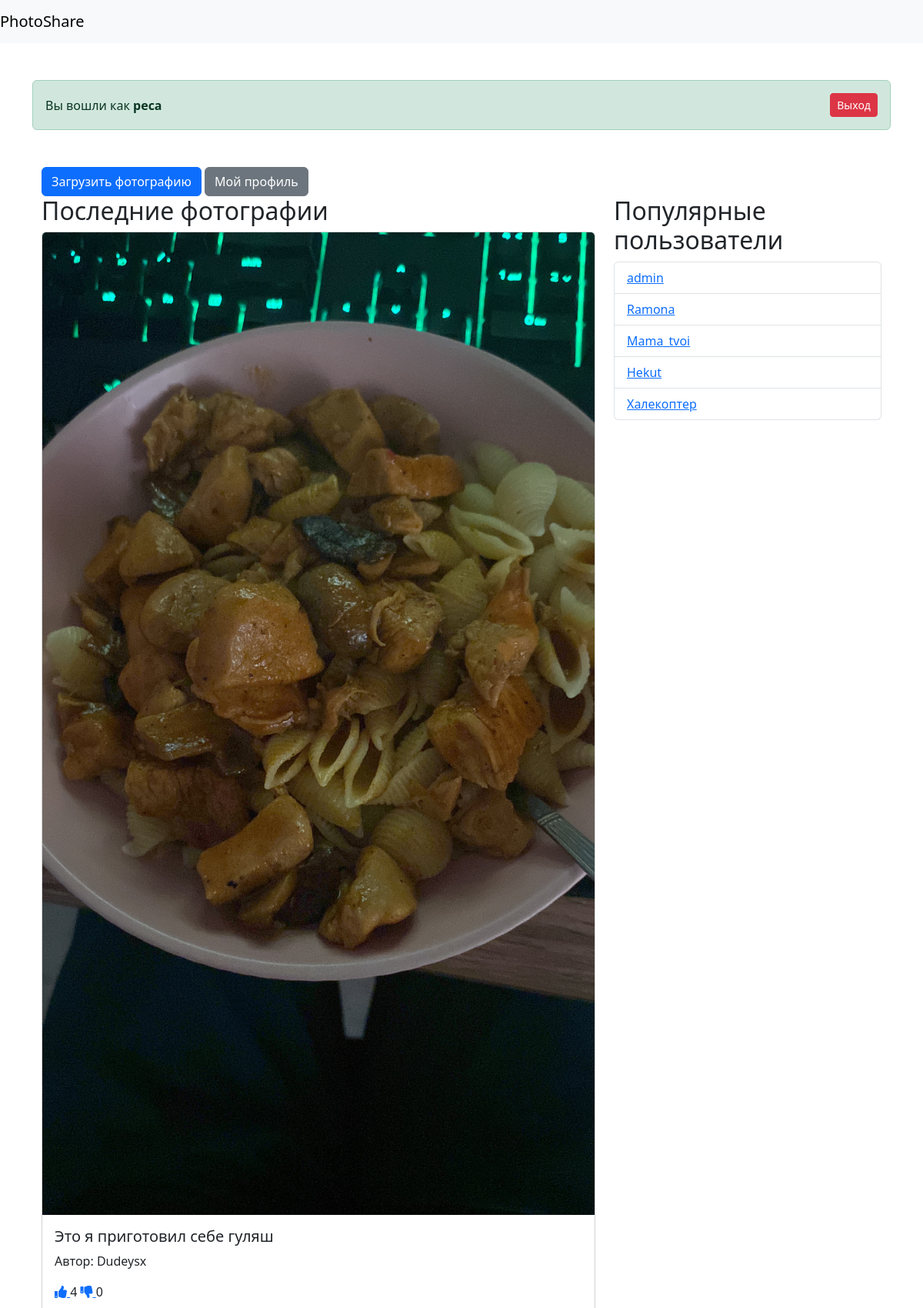
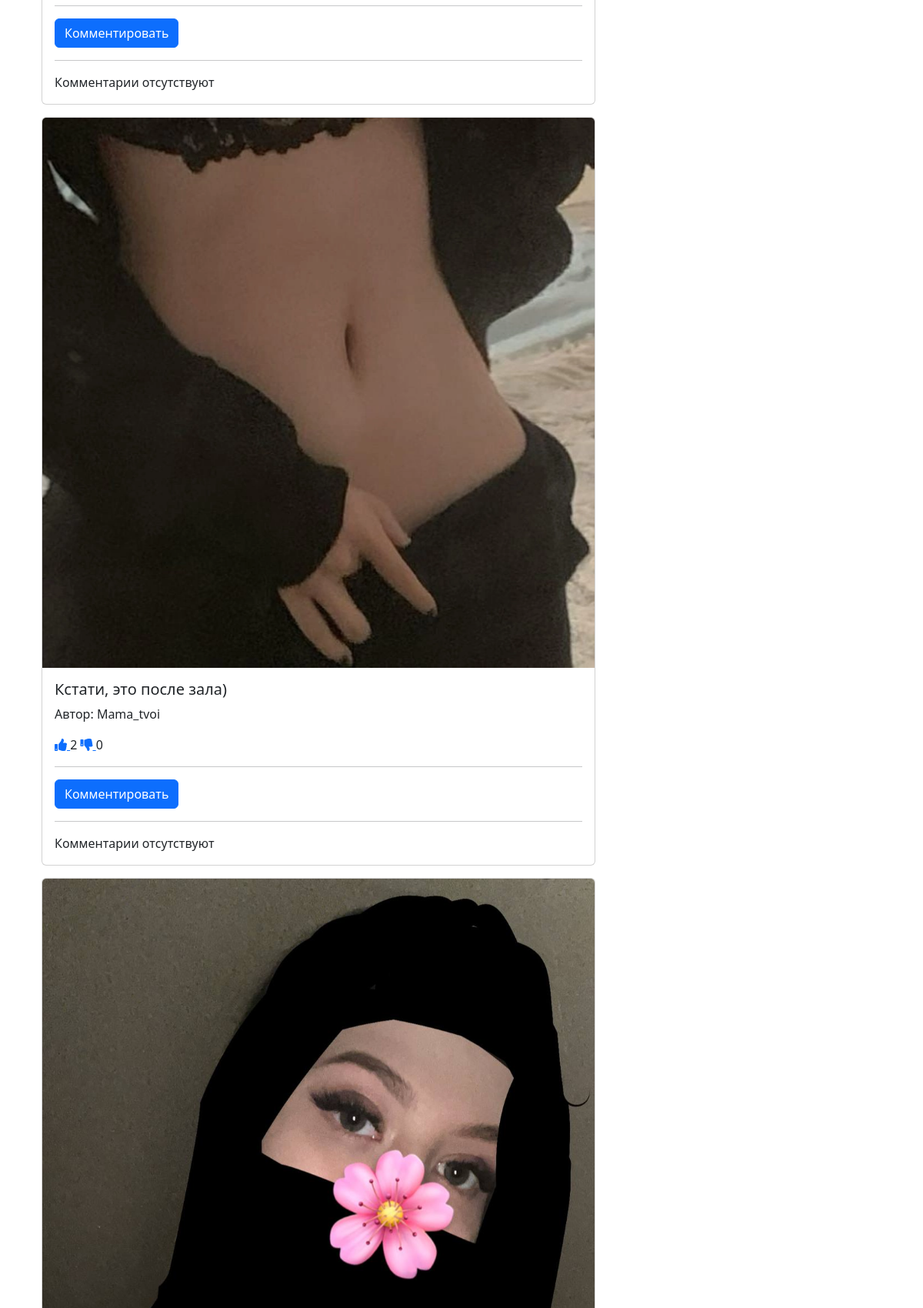
Screenshot of / (signed in, upper part) with the database file from the repository (2 pictures, top to bottom).
### Yks/models.py (models this page shows)
class Photo(models.Model):
    user = models.ForeignKey(User, on_delete=models.CASCADE)
    image = models.ImageField(upload_to='photos/')
    description = models.TextField()
    likes = models.ManyToManyField(User, related_name='liked_photo', blank=True)
    dislikes = models.ManyToManyField(User, related_name='disliked_photo', blank=True)
    created_at = models.DateTimeField(auto_now_add=True)

class UserProfile(models.Model):
    user = models.OneToOneField(User, on_delete=models.CASCADE)
    avatar = models.ImageField(upload_to='avatars/')
    bio = models.TextField(blank=True, null=True)

### Yks/views.py (the view)
# urls.py: 2. Add a URL to urlpatterns:  path('', views.home, name='home')
def home(request):
    latest_photos = Photo.objects.annotate(num_likes=Count('likes'), num_dislikes=Count('dislikes')).order_by(
        '-created_at')
    popular_users = UserProfile.objects.annotate(num_likes=Count('user__photo__likes')).order_by('-num_likes')[:5]
    return render(request, 'Yks/home.html', {'photos': latest_photos, 'popular_users': popular_users})

### Yks/templates/Yks/home.html (shortened to what this page needs)
{% extends 'Yks/base.html' %}
{% load bootstrap4 %}
{% block content %}
    {% if user.is_authenticated %}
        <div class="alert alert-success d-flex justify-content-between align-items-center">
            <p class="mb-0">Вы вошли как <strong>{{ user.username }}</strong></p>
            <a href="{% url 'logout' %}" class="btn btn-danger btn-sm">Выход</a>
        </div>
    {% endif %}
  <div class="container mt-5">
  {% if user.is_authenticated %}
      <a href="{% url 'upload_photo' %}" class="btn btn-primary">Загрузить фотографию</a>
      <a href="{% url 'profile' user.username %}" class="btn btn-secondary">Мой профиль</a>
    {% endif %}
      <div class="row">
      <div class="col-md-8">
        <h2>Последние фотографии</h2>
        {% for photo in photos %}
          <div class="card mb-3">
            <img src="{{ photo.image.url }}" class="card-img-top" alt="{{ photo.description }}">
            <div class="card-body">
              <h5 class="card-title">{{ photo.description }}</h5>
              <p class="card-text">Автор: {{ photo.user.username }}</p>
                <p>
                    <link rel="stylesheet" href="https://cdnjs.cloudflare.com/ajax/libs/font-awesome/5.15.3/css/all.min.css">
                  <a href="{% url 'like_photo' photo.id %}">
                    <i class="fas fa-thumbs-up"></i>
                  </a>
                  <span id="likes_count_{{ photo.id }}">{{ photo.likes.count }}</span>
                  <a href="{% url 'dislike_photo' photo.id %}">
                    <i class="fas fa-thumbs-down"></i>
                  </a>
                  <span id="dislikes_count_{{ photo.id }}">{{ photo.dislikes.count }}</span>
                </p>
                <hr>
              <p><a class="btn btn-primary" href="{% url 'add_comment' photo.id %}">Комментировать</a></p>
              <hr>
                {% if not photo.comments.all %}
                    Комментарии отсутствуют
                {% endif %}
            </div>
          </div>
        {% empty %}
          <p>Нет доступных фотографий.</p>
        {% endfor %}
      </div>
      <div class="col-md-4">
        <h2>Популярные пользователи</h2>
        <ul class="list-group">
          {% for user in popular_users %}
            <li class="list-group-item">
                <a href="{% url 'profile' user.user.username %}">{{ user.user.username }}</a>
            </li>
          {% empty %}
            <li class="list-group-item">Нет популярных пользователей.</li>
          {% endfor %}
        </ul>
      </div>
    </div>
  </div>
{% endblock %}

### rows the page displays
Photo: image (picture), description "Это я приготовил себе гуляш", user.username "Dudeysx", likes.count "4", dislikes.count "0", shows "Комментарии отсутствуют"
Photo: image (picture), description "Кстати, это после зала)", user.username "Mama_tvoi", likes.count "2", dislikes.count "0", shows "Комментарии отсутствуют"
Photo: image (picture)
UserProfile: user.username "admin"
UserProfile: user.username "Ramona"
UserProfile: user.username "Mama_tvoi"
UserProfile: user.username "Hekut"
UserProfile: user.username "Халекоптер"

### other values shown
{{ user.username }} "peca"
